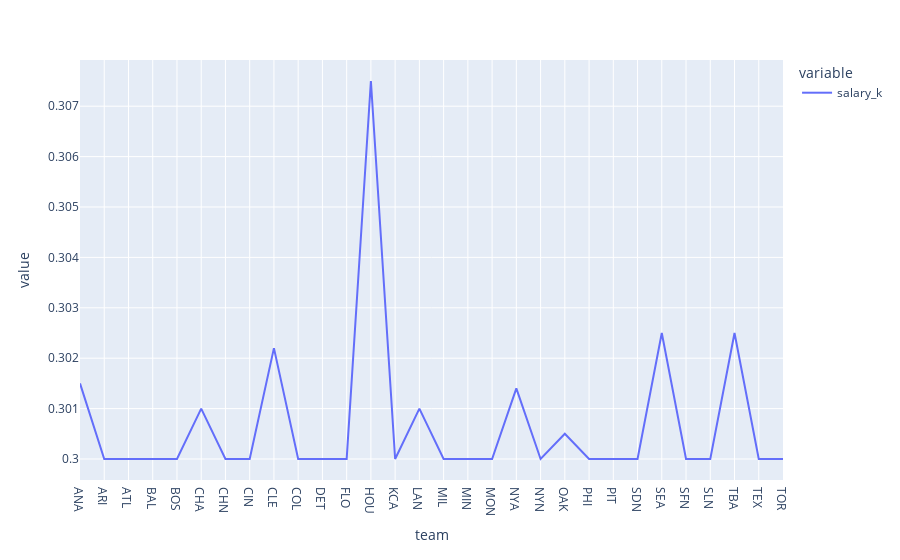

Notebook code for this chart:
### Code cell
px.line(bsalary.groupby("team").agg(min)[['salary_k']])  # take all the min salary in each team and plot

### Figure 1 — Plotly figure (JSON) as saved in the notebook; plotly's stock layout.template omitted (floating-point values rounded to 4 significant figures)
{"data": [{"hovertemplate": "variable=salary_k<br>team=%{x}<br>value=%{y}<extra></extra>", "legendgroup": "salary_k", "line": {"color": "#636efa", "dash": "solid"}, "marker": {"symbol": "circle"}, "mode": "lines", "name": "salary_k", "orientation": "v", "showlegend": true, "type": "scatter", "x": ["ANA", "ARI", "ATL", "BAL", "BOS", "CHA", "CHN", "CIN", "CLE", "COL", "DET", "FLO", "HOU", "KCA", "LAN", "MIL", "MIN", "MON", "NYA", "NYN", "OAK", "PHI", "PIT", "SDN", "SEA", "SFN", "SLN", "TBA", "TEX", "TOR"], "xaxis": "x", "y": [0.3015, 0.3, 0.3, 0.3, 0.3, 0.301, 0.3, 0.3, 0.3022, 0.3, 0.3, 0.3, 0.3075, 0.3, 0.301, 0.3, 0.3, 0.3, 0.3014, 0.3, 0.3005, 0.3, 0.3, 0.3, 0.3025, 0.3, 0.3, 0.3025, 0.3, 0.3], "yaxis": "y"}], "layout": {"autosize": true, "legend": {"title": {"text": "variable"}, "tracegroupgap": 0}, "margin": {"t": 60}, "xaxis": {"anchor": "y", "autorange": true, "domain": [0, 1], "range": [0, 29], "title": {"text": "team"}, "type": "category"}, "yaxis": {"anchor": "x", "autorange": true, "domain": [0, 1], "range": [0.2996, 0.3079], "title": {"text": "value"}, "type": "linear"}}}
